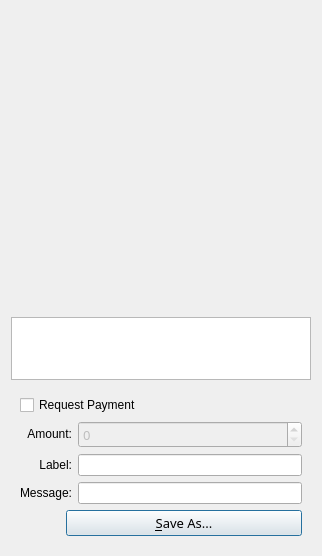
<?xml version="1.0" encoding="UTF-8"?>
<ui version="4.0">
 <class>QRCodeDialog</class>
 <widget class="QDialog" name="QRCodeDialog">
  <property name="geometry">
   <rect>
    <x>0</x>
    <y>0</y>
    <width>318</width>
    <height>556</height>
   </rect>
  </property>
  <property name="windowTitle">
   <string>QR Code Dialog</string>
  </property>
  <property name="windowOpacity">
   <double>1.000000000000000</double>
  </property>
  <layout class="QGridLayout" name="gridLayout">
   <item row="0" column="0">
    <widget class="QLabel" name="lblQRCode">
     <property name="sizePolicy">
      <sizepolicy hsizetype="Expanding" vsizetype="Expanding">
       <horstretch>0</horstretch>
       <verstretch>0</verstretch>
      </sizepolicy>
     </property>
     <property name="minimumSize">
      <size>
       <width>300</width>
       <height>300</height>
      </size>
     </property>
     <property name="textFormat">
      <enum>Qt::PlainText</enum>
     </property>
     <property name="alignment">
      <set>Qt::AlignCenter</set>
     </property>
     <property name="wordWrap">
      <bool>true</bool>
     </property>
    </widget>
   </item>
   <item row="1" column="0">
    <widget class="QPlainTextEdit" name="outUri">
     <property name="sizePolicy">
      <sizepolicy hsizetype="Expanding" vsizetype="Minimum">
       <horstretch>0</horstretch>
       <verstretch>0</verstretch>
      </sizepolicy>
     </property>
     <property name="minimumSize">
      <size>
       <width>0</width>
       <height>50</height>
      </size>
     </property>
     <property name="tabChangesFocus">
      <bool>true</bool>
     </property>
     <property name="textInteractionFlags">
      <set>Qt::TextSelectableByKeyboard|Qt::TextSelectableByMouse</set>
     </property>
    </widget>
   </item>
   <item row="2" column="0">
    <widget class="QWidget" name="widget" native="true">
     <layout class="QGridLayout" name="gridLayout_2">
      <item row="1" column="0">
       <layout class="QGridLayout" name="gridLayout_3">
        <item row="0" column="0">
         <widget class="QLabel" name="lblAmount">
          <property name="sizePolicy">
           <sizepolicy hsizetype="Preferred" vsizetype="Maximum">
            <horstretch>0</horstretch>
            <verstretch>0</verstretch>
           </sizepolicy>
          </property>
          <property name="text">
           <string>Amount:</string>
          </property>
          <property name="textFormat">
           <enum>Qt::PlainText</enum>
          </property>
          <property name="alignment">
           <set>Qt::AlignRight|Qt::AlignTrailing|Qt::AlignVCenter</set>
          </property>
          <property name="buddy">
           <cstring>lnReqAmount</cstring>
          </property>
         </widget>
        </item>
        <item row="0" column="1">
         <widget class="BitcoinAmountField" name="lnReqAmount">
          <property name="enabled">
           <bool>false</bool>
          </property>
          <property name="minimumSize">
           <size>
            <width>80</width>
            <height>0</height>
           </size>
          </property>
          <property name="font">
           <font>
            <family>Plantagenet Cherokee</family>
            <pointsize>10</pointsize>
           </font>
          </property>
         </widget>
        </item>
        <item row="1" column="0">
         <widget class="QLabel" name="lblLabel">
          <property name="text">
           <string>Label:</string>
          </property>
          <property name="textFormat">
           <enum>Qt::PlainText</enum>
          </property>
          <property name="alignment">
           <set>Qt::AlignRight|Qt::AlignTrailing|Qt::AlignVCenter</set>
          </property>
          <property name="buddy">
           <cstring>lnLabel</cstring>
          </property>
         </widget>
        </item>
        <item row="1" column="1">
         <widget class="QLineEdit" name="lnLabel"/>
        </item>
        <item row="2" column="0">
         <widget class="QLabel" name="lblMessage">
          <property name="text">
           <string>Message:</string>
          </property>
          <property name="textFormat">
           <enum>Qt::PlainText</enum>
          </property>
          <property name="alignment">
           <set>Qt::AlignRight|Qt::AlignTrailing|Qt::AlignVCenter</set>
          </property>
          <property name="buddy">
           <cstring>lnMessage</cstring>
          </property>
         </widget>
        </item>
        <item row="2" column="1">
         <widget class="QLineEdit" name="lnMessage"/>
        </item>
       </layout>
      </item>
      <item row="0" column="0">
       <widget class="QCheckBox" name="chkReqPayment">
        <property name="enabled">
         <bool>true</bool>
        </property>
        <property name="text">
         <string>Request Payment</string>
        </property>
       </widget>
      </item>
      <item row="2" column="0">
       <layout class="QFormLayout" name="formLayout">
        <item row="0" column="0">
         <spacer name="horizontalSpacer">
          <property name="orientation">
           <enum>Qt::Horizontal</enum>
          </property>
          <property name="sizeHint" stdset="0">
           <size>
            <width>40</width>
            <height>20</height>
           </size>
          </property>
         </spacer>
        </item>
        <item row="0" column="1">
         <widget class="QPushButton" name="btnSaveAs">
          <property name="font">
           <font>
            <family>Plantagenet Cherokee</family>
            <pointsize>10</pointsize>
           </font>
          </property>
          <property name="text">
           <string>&amp;Save As...</string>
          </property>
         </widget>
        </item>
       </layout>
      </item>
     </layout>
    </widget>
   </item>
  </layout>
 </widget>
 <customwidgets>
  <customwidget>
   <class>BitcoinAmountField</class>
   <extends>QSpinBox</extends>
   <header>bitcoinamountfield.h</header>
   <container>1</container>
  </customwidget>
 </customwidgets>
 <resources/>
 <connections>
  <connection>
   <sender>chkReqPayment</sender>
   <signal>clicked(bool)</signal>
   <receiver>lnReqAmount</receiver>
   <slot>setEnabled(bool)</slot>
   <hints>
    <hint type="sourcelabel">
     <x>92</x>
     <y>285</y>
    </hint>
    <hint type="destinationlabel">
     <x>98</x>
     <y>311</y>
    </hint>
   </hints>
  </connection>
 </connections>
</ui>
